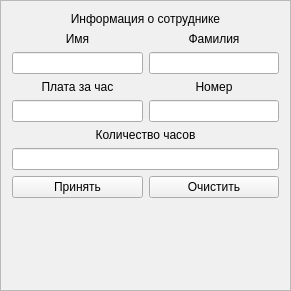
   <widget class="QFrame" name="frame">
    <property name="enabled">
     <bool>true</bool>
    </property>
    <property name="geometry">
     <rect>
      <x>720</x>
      <y>20</y>
      <width>291</width>
      <height>291</height>
     </rect>
    </property>
    <property name="palette">
     <palette>
      <active>
       <colorrole role="WindowText">
        <brush brushstyle="SolidPattern">
         <color alpha="255">
          <red>0</red>
          <green>0</green>
          <blue>0</blue>
         </color>
        </brush>
       </colorrole>
       <colorrole role="Button">
        <brush brushstyle="SolidPattern">
         <color alpha="255">
          <red>240</red>
          <green>240</green>
          <blue>240</blue>
         </color>
        </brush>
       </colorrole>
       <colorrole role="Light">
        <brush brushstyle="SolidPattern">
         <color alpha="255">
          <red>255</red>
          <green>255</green>
          <blue>255</blue>
         </color>
        </brush>
       </colorrole>
       <colorrole role="Midlight">
        <brush brushstyle="SolidPattern">
         <color alpha="255">
          <red>227</red>
          <green>227</green>
          <blue>227</blue>
         </color>
        </brush>
       </colorrole>
       <colorrole role="Dark">
        <brush brushstyle="SolidPattern">
         <color alpha="255">
          <red>160</red>
          <green>160</green>
          <blue>160</blue>
         </color>
        </brush>
       </colorrole>
       <colorrole role="Mid">
        <brush brushstyle="SolidPattern">
         <color alpha="255">
          <red>160</red>
          <green>160</green>
          <blue>160</blue>
         </color>
        </brush>
       </colorrole>
       <colorrole role="Text">
        <brush brushstyle="SolidPattern">
         <color alpha="255">
          <red>0</red>
          <green>0</green>
          <blue>0</blue>
         </color>
        </brush>
       </colorrole>
       <colorrole role="BrightText">
        <brush brushstyle="SolidPattern">
         <color alpha="255">
          <red>255</red>
          <green>255</green>
          <blue>255</blue>
         </color>
        </brush>
       </colorrole>
       <colorrole role="ButtonText">
        <brush brushstyle="SolidPattern">
         <color alpha="255">
          <red>0</red>
          <green>0</green>
          <blue>0</blue>
         </color>
        </brush>
       </colorrole>
       <colorrole role="Base">
        <brush brushstyle="SolidPattern">
         <color alpha="255">
          <red>255</red>
          <green>255</green>
          <blue>255</blue>
         </color>
        </brush>
       </colorrole>
       <colorrole role="Window">
        <brush brushstyle="SolidPattern">
         <color alpha="255">
          <red>61</red>
          <green>61</green>
          <blue>61</blue>
         </color>
        </brush>
       </colorrole>
       <colorrole role="Shadow">
        <brush brushstyle="SolidPattern">
         <color alpha="255">
          <red>105</red>
          <green>105</green>
          <blue>105</blue>
         </color>
        </brush>
       </colorrole>
       <colorrole role="Highlight">
        <brush brushstyle="SolidPattern">
         <color alpha="255">
          <red>0</red>
          <green>120</green>
          <blue>215</blue>
         </color>
        </brush>
       </colorrole>
       <colorrole role="HighlightedText">
        <brush brushstyle="SolidPattern">
         <color alpha="255">
          <red>255</red>
          <green>255</green>
          <blue>255</blue>
         </color>
        </brush>
       </colorrole>
       <colorrole role="Link">
        <brush brushstyle="SolidPattern">
         <color alpha="255">
          <red>0</red>
          <green>0</green>
          <blue>255</blue>
         </color>
        </brush>
       </colorrole>
       <colorrole role="LinkVisited">
        <brush brushstyle="SolidPattern">
         <color alpha="255">
          <red>255</red>
          <green>0</green>
          <blue>255</blue>
         </color>
        </brush>
       </colorrole>
       <colorrole role="AlternateBase">
        <brush brushstyle="SolidPattern">
         <color alpha="255">
          <red>245</red>
          <green>245</green>
          <blue>245</blue>
         </color>
        </brush>
       </colorrole>
       <colorrole role="NoRole">
        <brush brushstyle="SolidPattern">
         <color alpha="255">
          <red>0</red>
          <green>0</green>
          <blue>0</blue>
         </color>
        </brush>
       </colorrole>
       <colorrole role="ToolTipBase">
        <brush brushstyle="SolidPattern">
         <color alpha="255">
          <red>255</red>
          <green>255</green>
          <blue>220</blue>
         </color>
        </brush>
       </colorrole>
       <colorrole role="ToolTipText">
        <brush brushstyle="SolidPattern">
         <color alpha="255">
          <red>0</red>
          <green>0</green>
          <blue>0</blue>
         </color>
        </brush>
       </colorrole>
       <colorrole role="PlaceholderText">
        <brush brushstyle="SolidPattern">
         <color alpha="128">
          <red>0</red>
          <green>0</green>
          <blue>0</blue>
         </color>
        </brush>
       </colorrole>
      </active>
      <inactive>
       <colorrole role="WindowText">
        <brush brushstyle="SolidPattern">
         <color alpha="255">
          <red>0</red>
          <green>0</green>
          <blue>0</blue>
         </color>
        </brush>
       </colorrole>
       <colorrole role="Button">
        <brush brushstyle="SolidPattern">
         <color alpha="255">
          <red>240</red>
          <green>240</green>
          <blue>240</blue>
         </color>
        </brush>
       </colorrole>
       <colorrole role="Light">
        <brush brushstyle="SolidPattern">
         <color alpha="255">
          <red>255</red>
          <green>255</green>
          <blue>255</blue>
         </color>
        </brush>
       </colorrole>
       <colorrole role="Midlight">
        <brush brushstyle="SolidPattern">
         <color alpha="255">
          <red>227</red>
          <green>227</green>
          <blue>227</blue>
         </color>
        </brush>
       </colorrole>
       <colorrole role="Dark">
        <brush brushstyle="SolidPattern">
         <color alpha="255">
          <red>160</red>
          <green>160</green>
          <blue>160</blue>
         </color>
        </brush>
       </colorrole>
       <colorrole role="Mid">
        <brush brushstyle="SolidPattern">
         <color alpha="255">
          <red>160</red>
          <green>160</green>
          <blue>160</blue>
         </color>
        </brush>
       </colorrole>
       <colorrole role="Text">
        <brush brushstyle="SolidPattern">
         <color alpha="255">
          <red>0</red>
          <green>0</green>
          <blue>0</blue>
         </color>
        </brush>
       </colorrole>
       <colorrole role="BrightText">
        <brush brushstyle="SolidPattern">
         <color alpha="255">
          <red>255</red>
          <green>255</green>
          <blue>255</blue>
         </color>
        </brush>
       </colorrole>
       <colorrole role="ButtonText">
        <brush brushstyle="SolidPattern">
         <color alpha="255">
          <red>0</red>
          <green>0</green>
          <blue>0</blue>
         </color>
        </brush>
       </colorrole>
       <colorrole role="Base">
        <brush brushstyle="SolidPattern">
         <color alpha="255">
          <red>255</red>
          <green>255</green>
          <blue>255</blue>
         </color>
        </brush>
       </colorrole>
       <colorrole role="Window">
        <brush brushstyle="SolidPattern">
         <color alpha="255">
          <red>240</red>
          <green>240</green>
          <blue>240</blue>
         </color>
        </brush>
       </colorrole>
       <colorrole role="Shadow">
        <brush brushstyle="SolidPattern">
         <color alpha="255">
          <red>105</red>
          <green>105</green>
          <blue>105</blue>
         </color>
        </brush>
       </colorrole>
       <colorrole role="Highlight">
        <brush brushstyle="SolidPattern">
         <color alpha="255">
          <red>240</red>
          <green>240</green>
          <blue>240</blue>
         </color>
        </brush>
       </colorrole>
       <colorrole role="HighlightedText">
        <brush brushstyle="SolidPattern">
         <color alpha="255">
          <red>0</red>
          <green>0</green>
          <blue>0</blue>
         </color>
        </brush>
       </colorrole>
       <colorrole role="Link">
        <brush brushstyle="SolidPattern">
         <color alpha="255">
          <red>0</red>
          <green>0</green>
          <blue>255</blue>
         </color>
        </brush>
       </colorrole>
       <colorrole role="LinkVisited">
        <brush brushstyle="SolidPattern">
         <color alpha="255">
          <red>255</red>
          <green>0</green>
          <blue>255</blue>
         </color>
        </brush>
       </colorrole>
       <colorrole role="AlternateBase">
        <brush brushstyle="SolidPattern">
         <color alpha="255">
          <red>245</red>
          <green>245</green>
          <blue>245</blue>
         </color>
        </brush>
       </colorrole>
       <colorrole role="NoRole">
        <brush brushstyle="NoBrush">
         <color alpha="255">
          <red>0</red>
          <green>0</green>
          <blue>0</blue>
         </color>
        </brush>
       </colorrole>
       <colorrole role="ToolTipBase">
        <brush brushstyle="SolidPattern">
         <color alpha="255">
          <red>255</red>
          <green>255</green>
          <blue>220</blue>
         </color>
        </brush>
       </colorrole>
       <colorrole role="ToolTipText">
        <brush brushstyle="SolidPattern">
         <color alpha="255">
          <red>0</red>
          <green>0</green>
          <blue>0</blue>
         </color>
        </brush>
       </colorrole>
       <colorrole role="PlaceholderText">
        <brush brushstyle="SolidPattern">
         <color alpha="128">
          <red>0</red>
          <green>0</green>
          <blue>0</blue>
         </color>
        </brush>
       </colorrole>
      </inactive>
      <disabled>
       <colorrole role="WindowText">
        <brush brushstyle="SolidPattern">
         <color alpha="255">
          <red>120</red>
          <green>120</green>
          <blue>120</blue>
         </color>
        </brush>
       </colorrole>
       <colorrole role="Button">
        <brush brushstyle="SolidPattern">
         <color alpha="255">
          <red>240</red>
          <green>240</green>
          <blue>240</blue>
         </color>
        </brush>
       </colorrole>
       <colorrole role="Light">
        <brush brushstyle="SolidPattern">
         <color alpha="255">
          <red>255</red>
          <green>255</green>
          <blue>255</blue>
         </color>
        </brush>
       </colorrole>
       <colorrole role="Midlight">
        <brush brushstyle="SolidPattern">
         <color alpha="255">
          <red>247</red>
          <green>247</green>
          <blue>247</blue>
         </color>
        </brush>
       </colorrole>
       <colorrole role="Dark">
        <brush brushstyle="SolidPattern">
         <color alpha="255">
          <red>160</red>
          <green>160</green>
          <blue>160</blue>
         </color>
        </brush>
       </colorrole>
       <colorrole role="Mid">
        <brush brushstyle="SolidPattern">
         <color alpha="255">
          <red>160</red>
          <green>160</green>
          <blue>160</blue>
         </color>
        </brush>
       </colorrole>
       <colorrole role="Text">
        <brush brushstyle="SolidPattern">
         <color alpha="255">
          <red>120</red>
          <green>120</green>
          <blue>120</blue>
         </color>
        </brush>
       </colorrole>
       <colorrole role="BrightText">
        <brush brushstyle="SolidPattern">
         <color alpha="255">
          <red>255</red>
          <green>255</green>
          <blue>255</blue>
         </color>
        </brush>
       </colorrole>
       <colorrole role="ButtonText">
        <brush brushstyle="SolidPattern">
         <color alpha="255">
          <red>120</red>
          <green>120</green>
          <blue>120</blue>
         </color>
        </brush>
       </colorrole>
       <colorrole role="Base">
        <brush brushstyle="SolidPattern">
         <color alpha="255">
          <red>61</red>
          <green>61</green>
          <blue>61</blue>
         </color>
        </brush>
       </colorrole>
       <colorrole role="Window">
        <brush brushstyle="SolidPattern">
         <color alpha="255">
          <red>61</red>
          <green>61</green>
          <blue>61</blue>
         </color>
        </brush>
       </colorrole>
       <colorrole role="Shadow">
        <brush brushstyle="SolidPattern">
         <color alpha="255">
          <red>0</red>
          <green>0</green>
          <blue>0</blue>
         </color>
        </brush>
       </colorrole>
       <colorrole role="Highlight">
        <brush brushstyle="SolidPattern">
         <color alpha="255">
          <red>0</red>
          <green>120</green>
          <blue>215</blue>
         </color>
        </brush>
       </colorrole>
       <colorrole role="HighlightedText">
        <brush brushstyle="SolidPattern">
         <color alpha="255">
          <red>255</red>
          <green>255</green>
          <blue>255</blue>
         </color>
        </brush>
       </colorrole>
       <colorrole role="Link">
        <brush brushstyle="SolidPattern">
         <color alpha="255">
          <red>0</red>
          <green>0</green>
          <blue>255</blue>
         </color>
        </brush>
       </colorrole>
       <colorrole role="LinkVisited">
        <brush brushstyle="SolidPattern">
         <color alpha="255">
          <red>255</red>
          <green>0</green>
          <blue>255</blue>
         </color>
        </brush>
       </colorrole>
       <colorrole role="AlternateBase">
        <brush brushstyle="SolidPattern">
         <color alpha="255">
          <red>245</red>
          <green>245</green>
          <blue>245</blue>
         </color>
        </brush>
       </colorrole>
       <colorrole role="NoRole">
        <brush brushstyle="NoBrush">
         <color alpha="255">
          <red>0</red>
          <green>0</green>
          <blue>0</blue>
         </color>
        </brush>
       </colorrole>
       <colorrole role="ToolTipBase">
        <brush brushstyle="SolidPattern">
         <color alpha="255">
          <red>255</red>
          <green>255</green>
          <blue>220</blue>
         </color>
        </brush>
       </colorrole>
       <colorrole role="ToolTipText">
        <brush brushstyle="SolidPattern">
         <color alpha="255">
          <red>0</red>
          <green>0</green>
          <blue>0</blue>
         </color>
        </brush>
       </colorrole>
       <colorrole role="PlaceholderText">
        <brush brushstyle="SolidPattern">
         <color alpha="128">
          <red>0</red>
          <green>0</green>
          <blue>0</blue>
         </color>
        </brush>
       </colorrole>
      </disabled>
     </palette>
    </property>
    <property name="autoFillBackground">
     <bool>true</bool>
    </property>
    <property name="frameShape">
     <enum>QFrame::StyledPanel</enum>
    </property>
    <property name="frameShadow">
     <enum>QFrame::Raised</enum>
    </property>
    <layout class="QVBoxLayout" name="verticalLayout_8">
     <item>
      <layout class="QVBoxLayout" name="verticalLayout">
       <item>
        <widget class="QLabel" name="label_2">
         <property name="text">
          <string>Информация о сотруднике</string>
         </property>
         <property name="alignment">
          <set>Qt::AlignCenter</set>
         </property>
        </widget>
       </item>
       <item>
        <layout class="QVBoxLayout" name="verticalLayout_2">
         <item>
          <layout class="QHBoxLayout" name="horizontalLayout_3">
           <item>
            <layout class="QVBoxLayout" name="verticalLayout_3">
             <item>
              <widget class="QLabel" name="date">
               <property name="text">
                <string>Имя</string>
               </property>
               <property name="alignment">
                <set>Qt::AlignCenter</set>
               </property>
              </widget>
             </item>
             <item>
              <widget class="QLineEdit" name="firstName">
               <property name="inputMask">
                <string/>
               </property>
              </widget>
             </item>
            </layout>
           </item>
           <item>
            <layout class="QVBoxLayout" name="verticalLayout_5">
             <item>
              <widget class="QLabel" name="time">
               <property name="text">
                <string>Фамилия</string>
               </property>
               <property name="alignment">
                <set>Qt::AlignCenter</set>
               </property>
              </widget>
             </item>
             <item>
              <widget class="QLineEdit" name="secondName">
               <property name="inputMask">
                <string/>
               </property>
              </widget>
             </item>
            </layout>
           </item>
          </layout>
         </item>
         <item>
          <layout class="QHBoxLayout" name="horizontalLayout_4">
           <item>
            <layout class="QVBoxLayout" name="verticalLayout_6">
             <item>
              <widget class="QLabel" name="date_2">
               <property name="text">
                <string>Плата за час</string>
               </property>
               <property name="alignment">
                <set>Qt::AlignCenter</set>
               </property>
              </widget>
             </item>
             <item>
              <widget class="QLineEdit" name="payment">
               <property name="inputMask">
                <string>999</string>
               </property>
              </widget>
             </item>
            </layout>
           </item>
           <item>
            <layout class="QVBoxLayout" name="verticalLayout_7">
             <item>
              <widget class="QLabel" name="time_2">
               <property name="text">
                <string>Номер</string>
               </property>
               <property name="alignment">
                <set>Qt::AlignCenter</set>
               </property>
              </widget>
             </item>
             <item>
              <widget class="QLineEdit" name="number">
               <property name="inputMask">
                <string>9999</string>
               </property>
              </widget>
             </item>
            </layout>
           </item>
          </layout>
         </item>
         <item>
          <widget class="QLabel" name="label">
           <property name="text">
            <string>Количество часов</string>
           </property>
           <property name="alignment">
            <set>Qt::AlignCenter</set>
           </property>
          </widget>
         </item>
         <item>
          <widget class="QLineEdit" name="hours">
           <property name="inputMask">
            <string>999</string>
           </property>
          </widget>
         </item>
         <item>
          <layout class="QHBoxLayout" name="horizontalLayout_5">
           <item>
            <widget class="QPushButton" name="pushButton_8">
             <property name="text">
              <string>Принять</string>
             </property>
            </widget>
           </item>
           <item>
            <widget class="QPushButton" name="pushButton">
             <property name="text">
              <string>Очистить</string>
             </property>
            </widget>
           </item>
          </layout>
         </item>
        </layout>
       </item>
      </layout>
     </item>
     <item>
      <widget class="QLabel" name="label_3">
       <property name="enabled">
        <bool>true</bool>
       </property>
       <property name="maximumSize">
        <size>
         <width>16777176</width>
         <height>16777215</height>
        </size>
       </property>
       <property name="text">
        <string/>
       </property>
       <property name="alignment">
        <set>Qt::AlignCenter</set>
       </property>
      </widget>
     </item>
    </layout>
   </widget>
